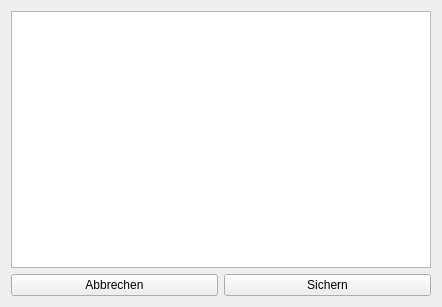
<?xml version="1.0" encoding="UTF-8"?>
<ui version="4.0">
 <class>ConfigurationEditor</class>
 <widget class="QWidget" name="ConfigurationEditor">
  <property name="geometry">
   <rect>
    <x>0</x>
    <y>0</y>
    <width>442</width>
    <height>307</height>
   </rect>
  </property>
  <property name="windowTitle">
   <string>ConfigurationEditor</string>
  </property>
  <layout class="QGridLayout" name="gridLayout">
   <item row="0" column="0" colspan="2">
    <widget class="QTreeView" name="treeView"/>
   </item>
   <item row="1" column="0">
    <widget class="QPushButton" name="pushButtonCancle">
     <property name="text">
      <string>Abbrechen</string>
     </property>
    </widget>
   </item>
   <item row="1" column="1">
    <widget class="QPushButton" name="pushButtonSave">
     <property name="text">
      <string>Sichern</string>
     </property>
    </widget>
   </item>
  </layout>
 </widget>
 <layoutdefault spacing="6" margin="11"/>
 <tabstops>
  <tabstop>treeView</tabstop>
  <tabstop>pushButtonSave</tabstop>
  <tabstop>pushButtonCancle</tabstop>
 </tabstops>
 <resources/>
 <connections/>
</ui>
